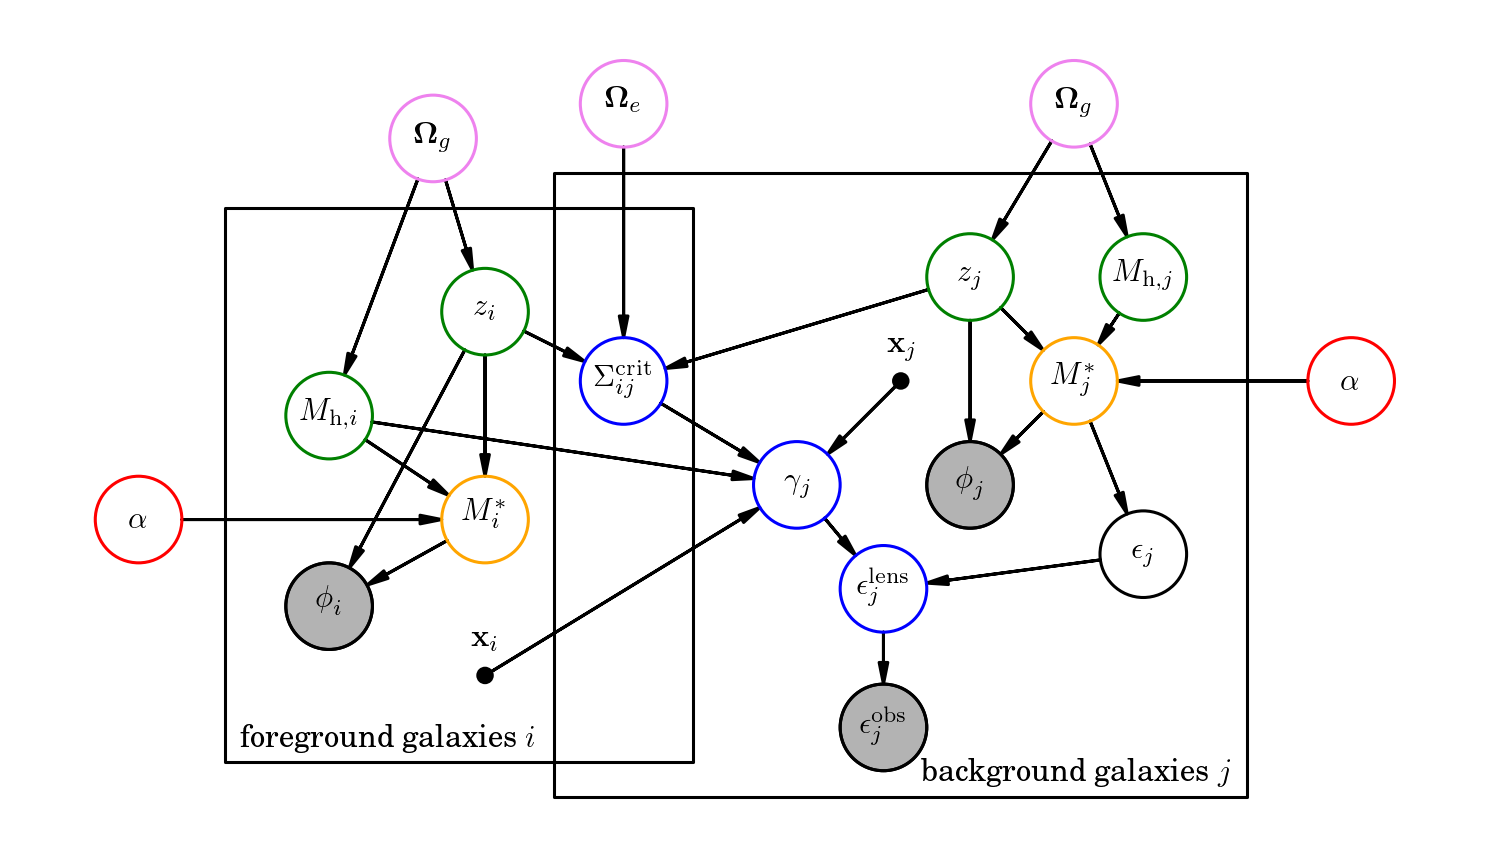

Generate this figure with Python:
# ============================================================================
# PGM for the SDSI proposal
#
# Phil Marshall, September 2014
# ============================================================================

from matplotlib import rc
rc("font", family="serif", size=10)
rc("text", usetex=True)

import daft

figshape = (8.6, 5.0)
figorigin = (-0.6, -0.4)

# Colors.
red = {"ec": "red"}
orange = {"ec": "orange"}
green = {"ec": "green"}
blue = {"ec": "blue"}
violet = {"ec": "violet"}

# Start the chart:

pgm = daft.PGM(figshape, origin=figorigin)

# Foreground galaxies branch:
pgm.add_node(daft.Node("cosmo1", r"${\bf \Omega}_g$", 1.9, 3.8,plot_params=violet)) 
pgm.add_node(daft.Node("Mhd", r"$M_{{\rm h},i}$", 1.3, 2.2,plot_params=green))
pgm.add_node(daft.Node("zd", r"$z_i$", 2.2, 2.8,plot_params=green))
pgm.add_node(daft.Node("xd", r"${\bf x}_i$", 2.2, 0.7, fixed=True)) 
pgm.add_node(daft.Node("Mstard", r"$M^{*}_i$", 2.2, 1.6,plot_params=orange)) 
pgm.add_node(daft.Node("phid", r"${\bf \phi}_i$", 1.3, 1.1, observed=True))
pgm.add_node(daft.Node("alphad", r"$\alpha$", 0.2, 1.6,plot_params=red))

# Background galaxies:
pgm.add_node(daft.Node("cosmo2", r"${\bf \Omega}_e$", 3.0, 4.0,plot_params=violet)) 
pgm.add_node(daft.Node("sigcrit", r"$\Sigma^{\rm crit}_{ij}$", 3.0, 2.4,plot_params=blue))
pgm.add_node(daft.Node("gamma", r"$\gamma_j$", 4.0, 1.8,plot_params=blue))
pgm.add_node(daft.Node("elens", r"$\epsilon^{\rm lens}_j$", 4.5, 1.2,plot_params=blue))
pgm.add_node(daft.Node("eobs", r"$\epsilon^{\rm obs}_j$", 4.5, 0.4, observed=True))

pgm.add_node(daft.Node("Mh", r"$M_{{\rm h},j}$", 6.0, 3.0,plot_params=green))
pgm.add_node(daft.Node("z", r"$z_j$", 5.0, 3.0,plot_params=green))
pgm.add_node(daft.Node("x", r"${\bf x}_j$", 4.6, 2.4, fixed=True))
pgm.add_node(daft.Node("cosmo3", r"${\bf \Omega}_g$", 5.6, 4.0,plot_params=violet)) 
pgm.add_node(daft.Node("Mstar", r"$M^{*}_j$", 5.6, 2.4,plot_params=orange)) 
pgm.add_node(daft.Node("alpha", r"${\bf \alpha}$", 7.2, 2.4,plot_params=red)) 
pgm.add_node(daft.Node("epsilon", r"$\epsilon_j$", 6.0, 1.4))
pgm.add_node(daft.Node("phi", r"${\bf \phi}_j$", 5.0, 1.8, observed=True))

# Now connect the dots:
pgm.add_edge("cosmo1", "Mhd")
pgm.add_edge("cosmo1", "zd")
pgm.add_edge("Mhd", "Mstard")
pgm.add_edge("zd", "Mstard")
pgm.add_edge("alphad", "Mstard")
pgm.add_edge("zd", "phid")
pgm.add_edge("Mstard", "phid")
pgm.add_edge("zd", "sigcrit")
pgm.add_edge("cosmo2", "sigcrit")
pgm.add_edge("z", "sigcrit")
pgm.add_edge("xd", "gamma")
pgm.add_edge("Mhd", "gamma")
pgm.add_edge("sigcrit", "gamma")
pgm.add_edge("x", "gamma")
pgm.add_edge("gamma", "elens")
pgm.add_edge("elens", "eobs")
pgm.add_edge("cosmo3", "Mh")
pgm.add_edge("cosmo3", "z")
pgm.add_edge("Mh", "Mstar")
pgm.add_edge("z", "Mstar")
pgm.add_edge("alpha", "Mstar")
pgm.add_edge("Mstar", "epsilon")
pgm.add_edge("Mstar", "phi")
pgm.add_edge("z", "phi")
pgm.add_edge("epsilon", "elens")


#Add plate over deflectors
pgm.add_plate(daft.Plate([0.7, 0.2, 2.7, 3.2], label=r"foreground galaxies $i$", label_offset=[5, 5]))

# Add plate over sources
pgm.add_plate(daft.Plate([2.6, 0.0, 4.0, 3.6], label=r"background galaxies $j$", label_offset=[120, 5]))


pgm.render()
pgm.figure.savefig("pgm_color.png", dpi=220)

# ============================================================================

